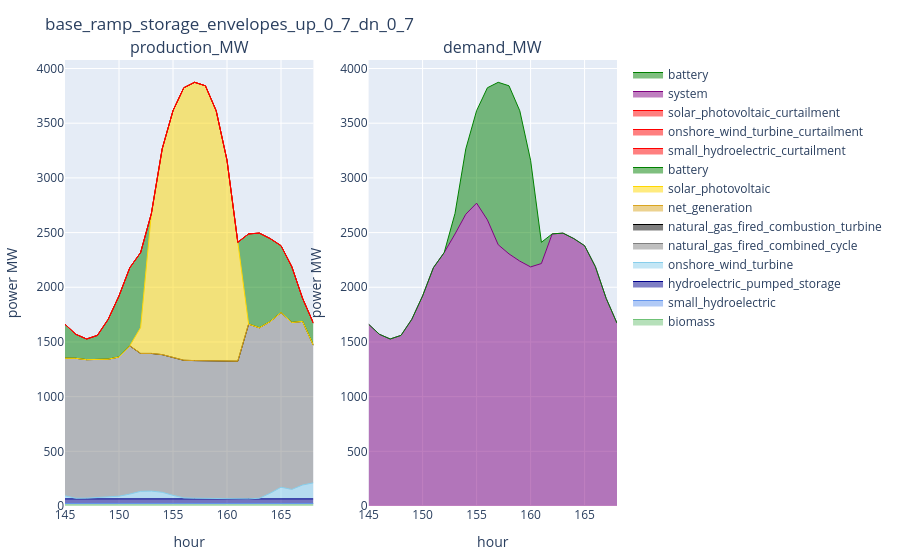

The cell this chart's notebook holds for it:
### Markdown cell above
### UC

### Code cell
config_ = config_1
supply_uc_ = supply_uc[(supply_uc.configuration .== config_) .& (supply_uc.day .== day_), :]
demand_uc_ = demand_uc[(demand_uc.configuration .== config_) .& (demand_uc.day .== day_), :]
reserve_uc_ = reserve_uc[(reserve_uc.configuration .== config_) .& (reserve_uc.day .== day_), :]
plot_supply_demand(supply_uc_, demand_uc_, string(config_))

### Figure 1 — Plotly figure (JSON) as saved in the notebook; plotly's stock layout.template omitted (floating-point values rounded to 4 significant figures)
{"data": [{"line": {"color": "#6fc276", "shape": "line", "width": 1}, "mode": "lines", "name": "biomass", "stackgroup": "one", "type": "scatter", "x": [145, 146, 147, 148, 149, 150, 151, 152, 153, 154, 155, 156, 157, 158, 159, 160, 161, 162, 163, 164, 165, 166, 167, 168], "xaxis": "x1", "y": [21.37, 21.37, 21.37, 21.37, 21.37, 21.37, 21.37, 21.37, 21.37, 21.37, 21.37, 21.37, 21.37, 21.37, 21.37, 21.37, 21.37, 21.37, 21.37, 21.37, 21.37, 21.37, 21.37, 21.37], "yaxis": "y1"}, {"line": {"color": "cornflowerblue", "shape": "line", "width": 1}, "mode": "lines", "name": "small_hydroelectric", "stackgroup": "one", "type": "scatter", "x": [145, 146, 147, 148, 149, 150, 151, 152, 153, 154, 155, 156, 157, 158, 159, 160, 161, 162, 163, 164, 165, 166, 167, 168], "xaxis": "x1", "y": [1.853, 1.85, 1.848, 1.845, 1.843, 1.841, 1.839, 1.836, 1.834, 1.831, 1.829, 1.827, 1.825, 1.822, 1.82, 1.818, 1.815, 1.813, 1.81, 1.808, 1.806, 1.804, 1.801, 1.799], "yaxis": "y1"}, {"line": {"color": "darkblue", "shape": "line", "width": 1}, "mode": "lines", "name": "hydroelectric_pumped_storage", "stackgroup": "one", "type": "scatter", "x": [145, 146, 147, 148, 149, 150, 151, 152, 153, 154, 155, 156, 157, 158, 159, 160, 161, 162, 163, 164, 165, 166, 167, 168], "xaxis": "x1", "y": [42.07, 42.07, 42.07, 42.07, 42.07, 42.07, 42.07, 42.07, 42.07, 42.07, 42.07, 42.07, 42.07, 42.07, 42.07, 42.07, 42.07, 42.07, 42.07, 42.07, 42.07, 42.07, 42.07, 42.07], "yaxis": "y1"}, {"line": {"color": "skyblue", "shape": "line", "width": 1}, "mode": "lines", "name": "onshore_wind_turbine", "stackgroup": "one", "type": "scatter", "x": [145, 146, 147, 148, 149, 150, 151, 152, 153, 154, 155, 156, 157, 158, 159, 160, 161, 162, 163, 164, 165, 166, 167, 168], "xaxis": "x1", "y": [27.31, 5.027, 6.18, 12.93, 18.32, 24.04, 43.56, 68.83, 70.96, 59.99, 32.25, 8.486, 5.571, 4.504, 6.267, 0.06528, 0.08704, 0.08704, 5.396, 51.4, 106.4, 86.45, 126.6, 146.4], "yaxis": "y1"}, {"line": {"color": "grey", "shape": "line", "width": 1}, "mode": "lines", "name": "natural_gas_fired_combined_cycle", "stackgroup": "one", "type": "scatter", "x": [145, 146, 147, 148, 149, 150, 151, 152, 153, 154, 155, 156, 157, 158, 159, 160, 161, 162, 163, 164, 165, 166, 167, 168], "xaxis": "x1", "y": [1259.0, 1280.0, 1267.0, 1259.0, 1259.0, 1273.0, 1356.0, 1261.0, 1259.0, 1259.0, 1259.0, 1259.0, 1259.0, 1259.0, 1259.0, 1259.0, 1259.0, 1598.0, 1559.0, 1570.0, 1598.0, 1526.0, 1496.0, 1259.0], "yaxis": "y1"}, {"line": {"color": "black", "shape": "line", "width": 1}, "mode": "lines", "name": "natural_gas_fired_combustion_turbine", "stackgroup": "one", "type": "scatter", "x": [145, 146, 147, 148, 149, 150, 151, 152, 153, 154, 155, 156, 157, 158, 159, 160, 161, 162, 163, 164, 165, 166, 167, 168], "xaxis": "x1", "y": [0, 0, 0, 0, 0, 0, 0, 0, 0, 0, 0, 0, 0, 0, 0, 0, 0, 0, 0, 0, 0, 0, 0, 0], "yaxis": "y1"}, {"line": {"color": "goldenrod", "shape": "line", "width": 1}, "mode": "lines", "name": "net_generation", "stackgroup": "one", "type": "scatter", "x": [145, 146, 147, 148, 149, 150, 151, 152, 153, 154, 155, 156, 157, 158, 159, 160, 161, 162, 163, 164, 165, 166, 167, 168], "xaxis": "x1", "y": [0, 0, 0, 0, 0, 0, 0, 0, 0, 0, 0, 0, 0, 0, 0, 0, 0, 0, 0, 0, 0, 0, 0, 0], "yaxis": "y1"}, {"line": {"color": "gold", "shape": "line", "width": 1}, "mode": "lines", "name": "solar_photovoltaic", "stackgroup": "one", "type": "scatter", "x": [145, 146, 147, 148, 149, 150, 151, 152, 153, 154, 155, 156, 157, 158, 159, 160, 161, 162, 163, 164, 165, 166, 167, 168], "xaxis": "x1", "y": [0, 0, 0, 0, 0, 0, 0, 236.2, 1280.0, 1881.0, 2259.0, 2492.0, 2544.0, 2514.0, 2283.0, 1837.0, 1087.0, 0, 0, 0, 0, 0, 0, 0], "yaxis": "y1"}, {"line": {"color": "green", "shape": "line", "width": 1}, "mode": "lines", "name": "battery", "stackgroup": "one", "type": "scatter", "x": [145, 146, 147, 148, 149, 150, 151, 152, 153, 154, 155, 156, 157, 158, 159, 160, 161, 162, 163, 164, 165, 166, 167, 168], "xaxis": "x1", "y": [310.7, 219.6, 189, 223.1, 364.7, 558.4, 714.7, 685.9, 0, 0, 0, 0, 0, 0, 0, 0, 0, 824.8, 865.2, 758.1, 610.6, 510.0, 210.1, 201.7], "yaxis": "y1"}, {"line": {"color": "red", "shape": "line", "width": 1}, "mode": "lines", "name": "small_hydroelectric_curtailment", "stackgroup": "one", "type": "scatter", "x": [149, 155, 158, 164, 167, 168], "xaxis": "x1", "y": [4.441e-16, 4.374e-14, 2.072e-13, 1.776e-15, 3.109e-14, 4.219e-14], "yaxis": "y1"}, {"line": {"color": "red", "shape": "line", "width": 1}, "mode": "lines", "name": "onshore_wind_turbine_curtailment", "stackgroup": "one", "type": "scatter", "x": [156, 160], "xaxis": "x1", "y": [1.794e-13, 2.429e-15], "yaxis": "y1"}, {"line": {"color": "red", "shape": "line", "width": 1}, "mode": "lines", "name": "solar_photovoltaic_curtailment", "stackgroup": "one", "type": "scatter", "x": [152], "xaxis": "x1", "y": [2.842e-14], "yaxis": "y1"}, {"line": {"color": "purple", "shape": "line", "width": 1}, "mode": "lines", "name": "system", "stackgroup": "one", "type": "scatter", "x": [145, 146, 147, 148, 149, 150, 151, 152, 153, 154, 155, 156, 157, 158, 159, 160, 161, 162, 163, 164, 165, 166, 167, 168], "xaxis": "x2", "y": [1662, 1570, 1527, 1560, 1707, 1921, 2179, 2317, 2487, 2668, 2769, 2616, 2389, 2305, 2239, 2186, 2217, 2488, 2495, 2445, 2380, 2188, 1898, 1672], "yaxis": "y2"}, {"line": {"color": "green", "shape": "line", "width": 1}, "mode": "lines", "name": "battery", "stackgroup": "one", "type": "scatter", "x": [145, 146, 147, 148, 149, 150, 151, 152, 153, 154, 155, 156, 157, 158, 159, 160, 161, 162, 163, 164, 165, 166, 167, 168], "xaxis": "x2", "y": [0, 0, 0, 0, 0, 0, 0, 0, 187.9, 597.2, 845.8, 1208.0, 1485.0, 1537.0, 1374.0, 975.2, 194.2, 0, 0, 0, 0, 0, 0, 0], "yaxis": "y2"}], "layout": {"annotations": [{"font": {"size": 16}, "showarrow": false, "text": "production_MW", "x": 0.225, "xanchor": "center", "xref": "paper", "y": 1, "yanchor": "bottom", "yref": "paper"}, {"font": {"size": 16}, "showarrow": false, "text": "demand_MW", "x": 0.775, "xanchor": "center", "xref": "paper", "y": 1, "yanchor": "bottom", "yref": "paper"}], "margin": {"b": 50, "l": 50, "r": 50, "t": 60}, "title": "base_ramp_storage_envelopes_up_0_7_dn_0_7", "xaxis1": {"anchor": "y1", "domain": [0, 0.45], "title": {"text": "hour"}}, "xaxis2": {"anchor": "y2", "domain": [0.55, 1], "title": {"text": "hour"}}, "yaxis1": {"anchor": "x1", "domain": [0, 1], "title": {"text": "power MW"}}, "yaxis2": {"anchor": "x2", "domain": [0, 1], "title": {"text": "power MW"}}}}
